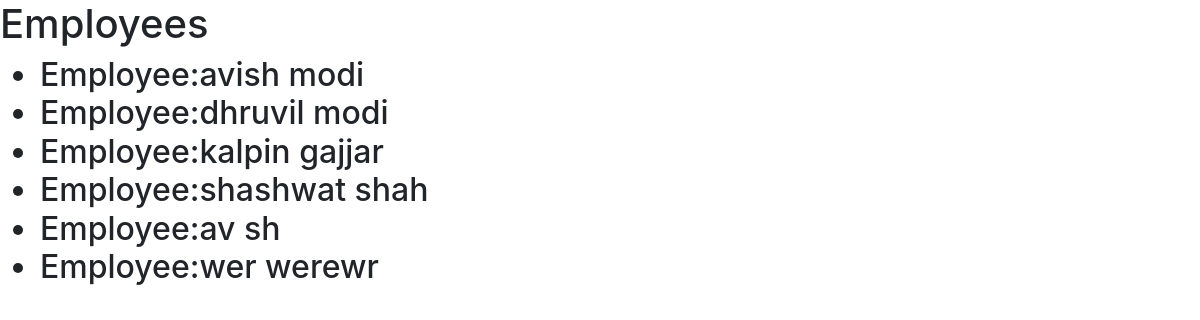
The page /home/employee on the database its author committed.
### home/models.py (models this page shows)
class employee(models.Model):
    emp_fname=models.CharField(max_length=10)
    emp_lname=models.CharField(max_length=10)
    emp_mob=models.CharField(max_length=10,unique=True)
    emp_dept=models.ManyToManyField('department',related_name='dep_emp',blank=True)
    def __str__(self):
        return f"Employee:{self.emp_fname}  {self.emp_lname}"

### home/views.py (the view)
# urls.py: path('employee',views.emp,name='empl'),
def emp(request):
    e1=employee.objects.all()
    return  render(request,"home/employee.html",
                   {'employee':e1})

### home/templates/home/employee.html (shortened to what this page needs)
{% extends "home/layout.html" %}
{% block body %}
<h1>Employees</h1>
<h2>
    <ul>
        {% for e in employee %}
        <li>{{e}}</li>
        {% endfor %}
    </ul>
</h2>
{% endblock %}

### rows shown on the page
employee: emp_fname+emp_lname "Employee:avish modi"
employee: emp_fname+emp_lname "Employee:dhruvil modi"
employee: emp_fname+emp_lname "Employee:kalpin gajjar"
employee: emp_fname+emp_lname "Employee:shashwat shah"
employee: emp_fname+emp_lname "Employee:av sh"
employee: emp_fname+emp_lname "Employee:wer werewr"
